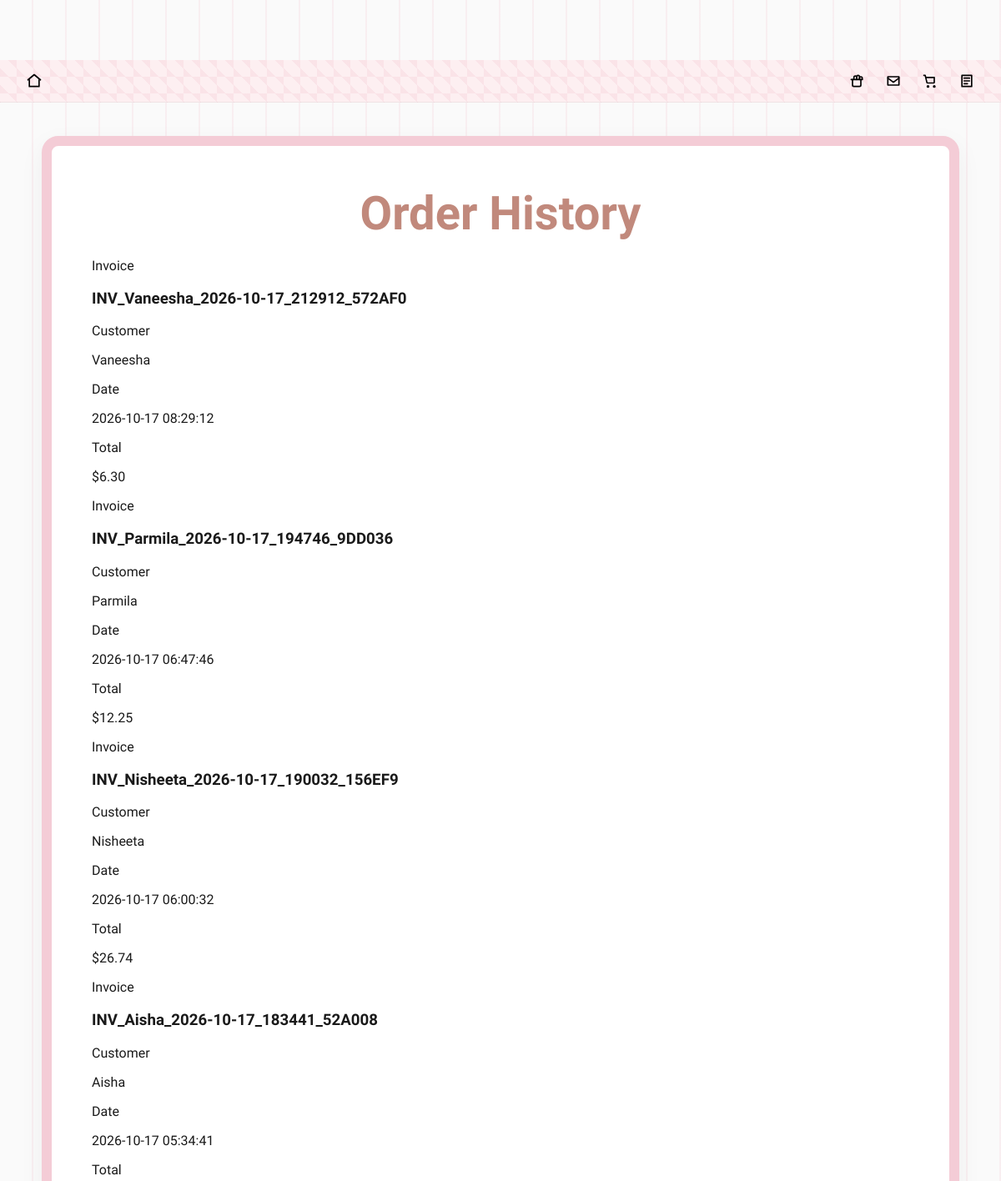
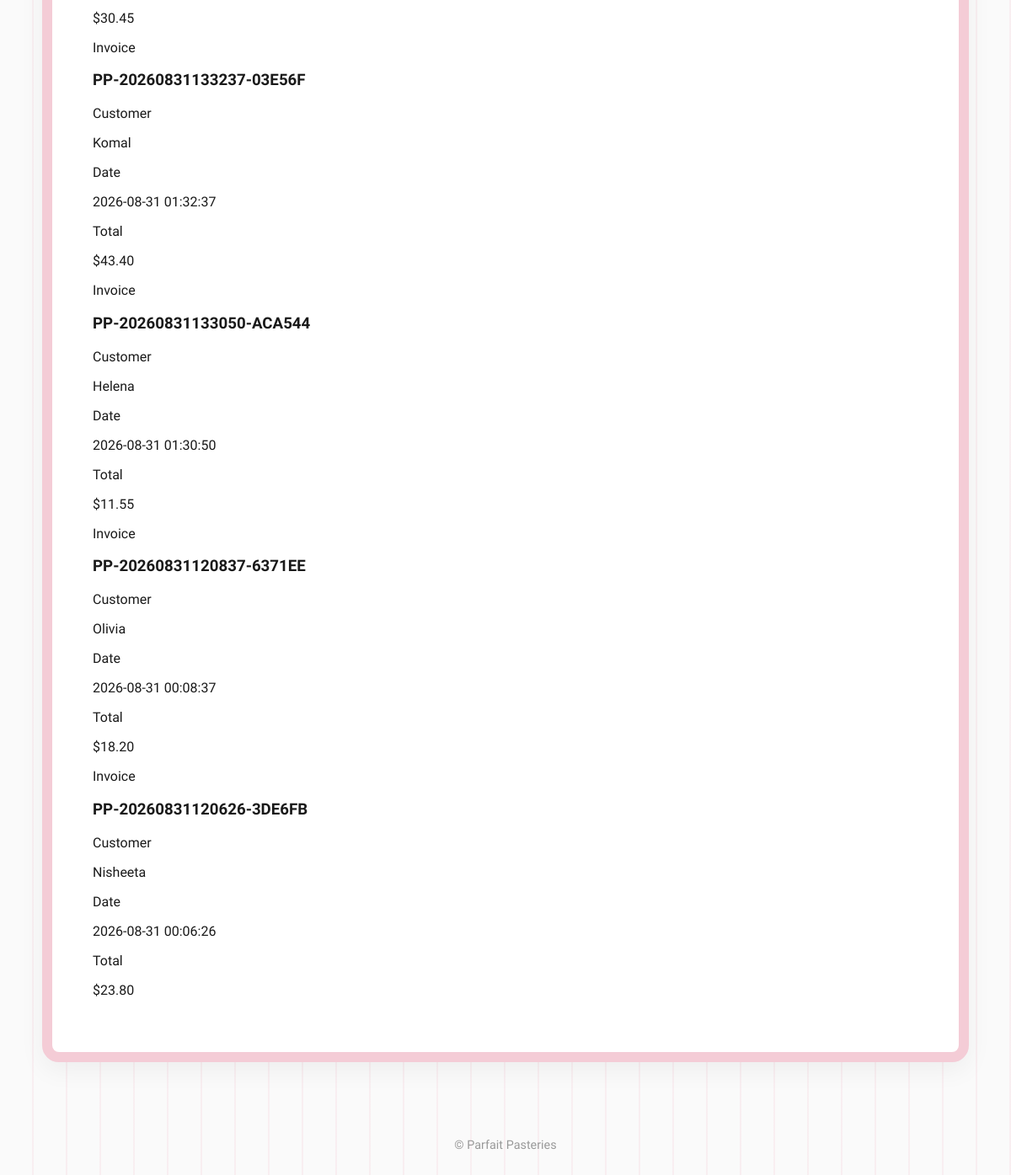
The app's page /order_history with its own data (2 pictures, top to bottom).
### tables this page shows
CREATE TABLE orders (
                order_id INTEGER PRIMARY KEY AUTOINCREMENT,
                invoice_number TEXT,
                customer_name TEXT,
                items TEXT,
                addons TEXT,
                total REAL,
                date TIMESTAMP DEFAULT CURRENT_TIMESTAMP
            , customer_email TEXT, customer_phone TEXT, delivery_address TEXT);

### app.py (the view)
@app.route('/order_history')
def order_history_page():
    with closing(sqlite3.connect(DB_PATH)) as conn:
        conn.row_factory = sqlite3.Row
        orders = conn.execute(
            'SELECT * FROM orders ORDER BY date DESC'
        ).fetchall()
    return render_template('order_history.html', orders=orders)

### templates/order_history.html
{% extends "base.html" %}
{% block content %}
<section class="page-shell">
    <div class="page-box wavy-box" style="max-width: 980px; width: 100%;">
        <h2 class="cursive-title">Order History</h2>
        {% if orders %}
            <div class="history-list">
                {% for order in orders %}
                <div class="history-item">
                    <div>
                        <p class="label">Invoice</p>
                        <h3>{{ order.invoice_number }}</h3>
                    </div>
                    <div>
                        <p class="label">Customer</p>
                        <p>{{ order.customer_name }}</p>
                    </div>
                    <div>
                        <p class="label">Date</p>
                        <p>{{ order.date }}</p>
                    </div>
                    <div>
                        <p class="label">Total</p>
                        <p>${{ "%.2f"|format(order.total) }}</p>
                    </div>
                </div>
                {% endfor %}
            </div>
        {% else %}
            <p class="empty-state">No orders have been placed yet.</p>
        {% endif %}
    </div>
</section>
{% endblock %}

### templates/base.html (shortened to what this page needs)
<!doctype html>
<html lang="en">
<head>
    <link rel="stylesheet" href="{{ url_for('static', filename='css/style.css') }}">
</head>
<body>
<header class="site-header">
    <div class="header-inner">
        <a href="{{ url_for('index') }}" class="header-icon" aria-label="Home">
            <svg viewBox="0 0 24 24" fill="none" stroke="currentColor" stroke-width="2" stroke-linecap="round" stroke-linejoin="round">
                <path d="M3 10.5L12 3l9 7.5"></path>
                <path d="M5 10.5V20h14V10.5"></path>
            </svg>
        </a>
        <div class="header-icons">
            <a href="{{ url_for('best_sellers_page') }}" class="header-icon" aria-label="Best Sellers">
            </a>
            <a href="{{ url_for('feedback_page') }}" class="header-icon" aria-label="Email">
                <svg viewBox="0 0 24 24" fill="none" stroke="currentColor" stroke-width="2" stroke-linecap="round" stroke-linejoin="round">
                    <path d="M4 6h16v12H4z"></path>
                    <path d="M4 8l8 6 8-6"></path>
                </svg>
            </a>
            <a href="{{ url_for('addons_page') }}" class="header-icon" aria-label="Cart">
                <svg viewBox="0 0 24 24" fill="none" stroke="currentColor" stroke-width="2" stroke-linecap="round" stroke-linejoin="round">
                    <circle cx="9" cy="20" r="1"></circle>
                    <circle cx="18" cy="20" r="1"></circle>
                    <path d="M3 4h2l2.4 10.2a1 1 0 0 0 1 .8h8.6a1 1 0 0 0 1-.8L18 7H6"></path>
                </svg>
            </a>
            <a href="{{ url_for('order_history_page') }}" class="header-icon" aria-label="Order history">
                <svg viewBox="0 0 24 24" fill="none" stroke="currentColor" stroke-width="2" stroke-linecap="round" stroke-linejoin="round">
                    <path d="M5 4h14v16H5z"></path>
                    <path d="M8 8h8"></path>
                    <path d="M8 12h8"></path>
                    <path d="M8 16h5"></path>
                </svg>
            </a>
        </div>
    </div>
</header>
<main>
    {% block content %}{% endblock %}
</main>
<footer style="padding:30px 20px;text-align:center;color:#999;font-size:0.9rem;">
    © {{ current_year if current_year is defined else "" }} Parfait Pasteries
</footer>
</body>
</html>

### static/css/style.css (style rules this page uses)
body, html { margin: 0; padding: 0; font-family: 'Poppins', 'Quicksand', sans-serif; color: #1a1a1a; background-color: #FAFAFA; background-image: repeating-linear-gradient( 90deg, transparent, transparent 38px, rgba(244, 204, 214, 0.25) 38px, rgba(244, 204, 214, 0.25) 40px ); }
a { text-decoration: none; }
.page-shell { display: flex; justify-content: center; align-items: flex-start; gap: 40px; padding: 40px 24px 60px; max-width: 1200px; margin: 0 auto; }
.page-box { margin-top: 0; }
.wavy-box { background-color: white; padding: 40px; border: 12px solid #F4CCD6; border-radius: 20px; box-shadow: 0 10px 30px rgba(0,0,0,0.05); }
.wavy-box { position: relative; overflow: visible; }
.cursive-title { font-family: 'Great Vibes', cursive; font-size: 3.5rem; text-align: center; color: #C1897C; margin: 0 0 20px 0; }
.site-header { background-color: #fdeff1; background-image: repeating-linear-gradient(45deg, rgba(244,204,214,0.35) 25%, transparent 25%, transparent 75%, rgba(244,204,214,0.35) 75%, rgba(244,204,214,0.35)); background-size: 20px 20px; border-bottom: 1px solid rgba(0,0,0,0.05); position: sticky; top: 0; z-index: 50; }
.header-inner { display: flex; align-items: center; justify-content: space-between; padding: 8px 24px; }
.header-icons { display: flex; gap: 10px; align-items: center; }
.header-icon { display: inline-flex; align-items: center; justify-content: center; color: #000; width: 34px; height: 34px; border-radius: 50%; transition: background-color 180ms ease, transform 180ms ease; }
.header-icon svg { width: 20px; height: 20px; stroke: currentColor; }
body { padding-top: 72px; }
.wavy-box { padding: 48px; }
.pill-card, .wavy-box { transition: transform 180ms ease, box-shadow 180ms ease; }

### records on screen
orders: invoice_number "INV_Vaneesha_2026-10-17_212912_572AF0", customer_name "Vaneesha", date "2026-10-17 08:29:12", total "6.30"
orders: invoice_number "INV_Parmila_2026-10-17_194746_9DD036", customer_name "Parmila", date "2026-10-17 06:47:46", total "12.25"
orders: invoice_number "INV_Nisheeta_2026-10-17_190032_156EF9", customer_name "Nisheeta", date "2026-10-17 06:00:32", total "26.74"
orders: invoice_number "INV_Aisha_2026-10-17_183441_52A008", customer_name "Aisha", date "2026-10-17 05:34:41", total "30.45"
orders: invoice_number "PP-20260831133237-03E56F", customer_name "Komal", date "2026-08-31 01:32:37", total "43.40"
orders: invoice_number "PP-20260831133050-ACA544", customer_name "Helena", date "2026-08-31 01:30:50", total "11.55"
orders: invoice_number "PP-20260831120837-6371EE", customer_name "Olivia", date "2026-08-31 00:08:37", total "18.20"
orders: invoice_number "PP-20260831120626-3DE6FB", customer_name "Nisheeta", date "2026-08-31 00:06:26", total "23.80"
